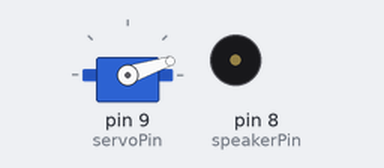
A sketch run on a simulated Arduino Uno, built with avr-gcc and run on an emulated ATmega328P. Parts: servo, buzzer (waves = sounding).

Above: at 3.05 s.
At 10.05 s:
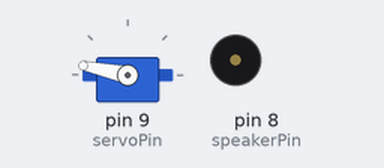
At 17.0 s:
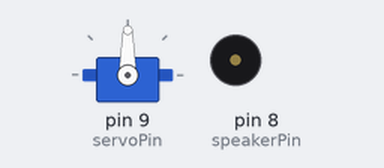
Timing chart, 0 to 21.2 s (numbered marks = the images above):
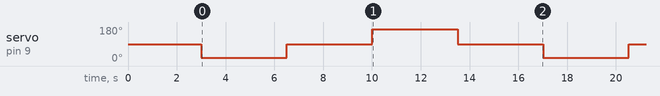

The sketch:

servo_test.ino
```cpp
#include <Servo.h>
int speakerPin = 8;
int servoPin = 9;
Servo servo;
//int angle = 0; // servo position in degrees
#define LEFT_90   18
#define RIGHT_90  168
#define CENTER    90
#define LEFT_45   (CENTER + LEFT_90)/2
#define RIGHT_45  (CENTER + RIGHT_90)/2
#define TONE_SUS  3
#define TONE_PIT  4000
void set_speaker(int pitch, int msec)
{
  //tone(speakerPin, pitch);
  //delay(TONE_SUS);
  //noTone(speakerPin);
  delay(msec);
  tone(speakerPin, pitch);
  delay(TONE_SUS);
  noTone(speakerPin);
}
void set_servo(int angle, int msec)
{
  servo.write(angle);
  //delay(40);
  set_speaker(TONE_PIT, 100);
  set_speaker(TONE_PIT, 400);
  //delay(400);
  servo.detach();
  delay(msec);
  servo.attach(servoPin);
  //servo.write(angle);
  //delay(1000);
}
void setup()
{
  servo.attach(servoPin);
  servo.write(CENTER);
  delay(3000);
}
void loop()
{
  set_servo(LEFT_90, 3000);
  set_servo(CENTER, 3000);
  set_servo(RIGHT_90, 3000);
  set_servo(CENTER, 3000);
}
```

Measured:
- by itself, servo on pin 9 (servoPin): repeats every 14.0 s: 90° 3.5 s, 168° 3.5 s, 90° 3.5 s, 18° 3.5 s
